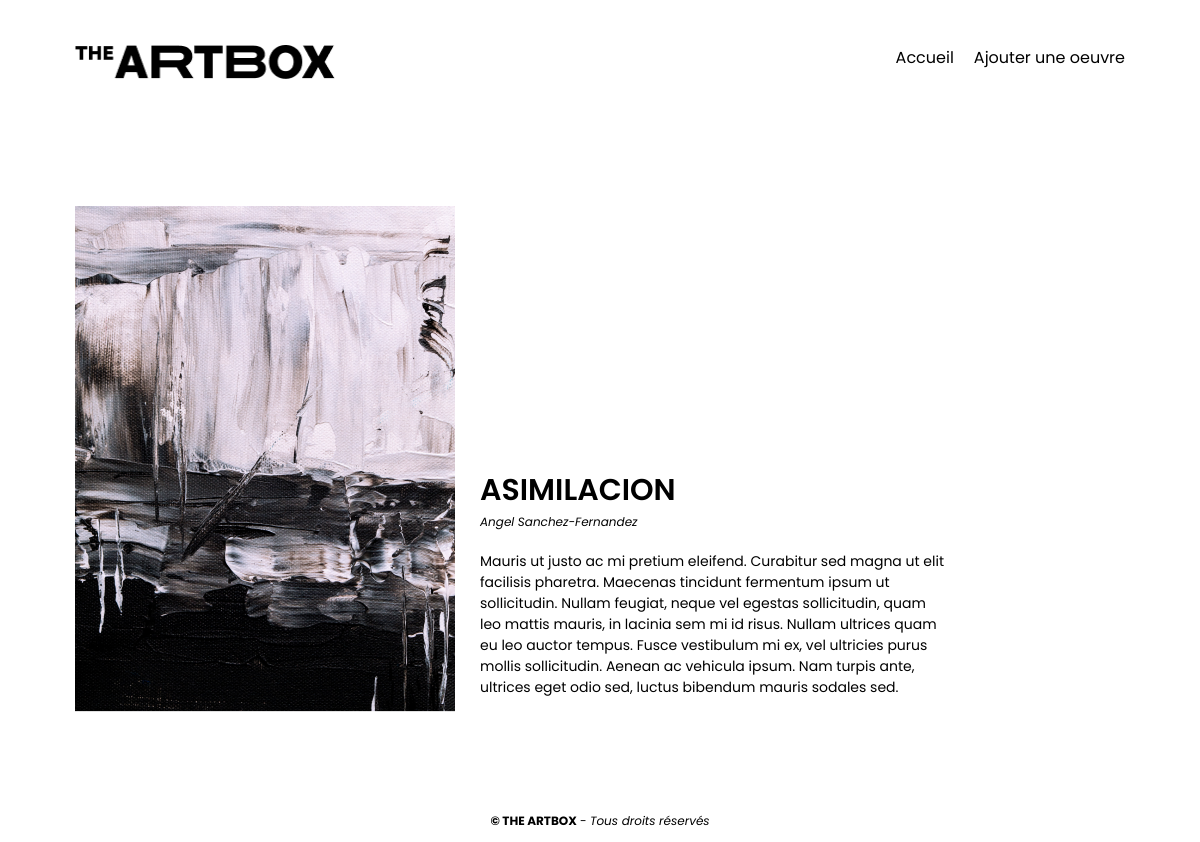
Page /oeuvre.php?id=3 on the committed database.
### tables this page shows
CREATE TABLE `oeuvres` (
  `id` bigint(20) UNSIGNED NOT NULL,
  `title` varchar(128) NOT NULL,
  `artist` varchar(64) NOT NULL,
  `description` longtext NOT NULL,
  `image` varchar(255) NOT NULL
);

### oeuvre.php (the view, shortened to what this page needs)
<?php
    include './includes/bootstrap.php';
    $key = 'id';
    $selectedId = intval($_GET[$key]);
    $query = $dbConnection->prepare('SELECT * FROM oeuvres WHERE id = :id');
    $query->execute([
        'id' => $selectedId
    ]);
    $artwork = $query->fetch();
?>
<!doctype html>
<html lang="fr">
<head>
    <link rel="stylesheet" href="css/style.css">
</head>
<body>
    <?php include './includes/header.php'; ?>
    <main>
        <article id="detail-oeuvre">
            <div id="img-oeuvre">
                <img src="<?= $artwork['image'] ?>" alt="<?= $artwork['title'] ?>">
            </div>
            <div id="contenu-oeuvre">
                <h1><?= $artwork['title'] ?></h1>
                <p class="description"><?= $artwork['artist'] ?></p>
                <p class="description-complete"><?= $artwork['description'] ?></p>
            </div>
        </article>
    </main>
    <?php include ('./includes/footer.php') ?>
</body>
</html>

### css/style.css (style rules this page uses)
html, body { margin: 0; }
* { box-sizing: border-box; font-family: 'Poppins', sans-serif; }
main { max-width: 1080px; margin: auto; }
.oeuvre h2, #detail-oeuvre h1 { text-transform: uppercase; margin-top: 0; margin-bottom: 0; font-weight: 600; font-size: 30px; }
.oeuvre .description, #detail-oeuvre .description { font-style: italic; margin-top: 0; font-size: 12px; margin-bottom: 20px; }
#detail-oeuvre { display: flex; flex-wrap: wrap; align-items: end; margin-bottom: 100px; margin-top: 75px; font-size: 14px; padding: 0 15px; }
#img-oeuvre { margin-right: 25px; }
#img-oeuvre img { max-width: 470px; margin: auto; display: block; }
#contenu-oeuvre { max-width: 470px; }

### rows in the picture
oeuvres: image (picture), title "ASIMILACION", artist "Angel Sanchez-Fernandez", description "Mauris ut justo ac mi pretium eleifend. Curabitur sed magna ut elit facilisis pharetra. Maecenas tincidunt fermentum ipsum ut sollicitudin. Nullam feugiat, neque vel egestas sollicitudin, quam leo mattis mauris, in lacinia sem mi id risus. Nullam ultrices quam eu leo auctor tempus. Fusce vestibulum mi ex, vel ultricies purus mollis sollicitudin. Aenean ac vehicula ipsum. Nam turpis ante, ultrices eget odio sed, luctus bibendum mauris sodales sed."
